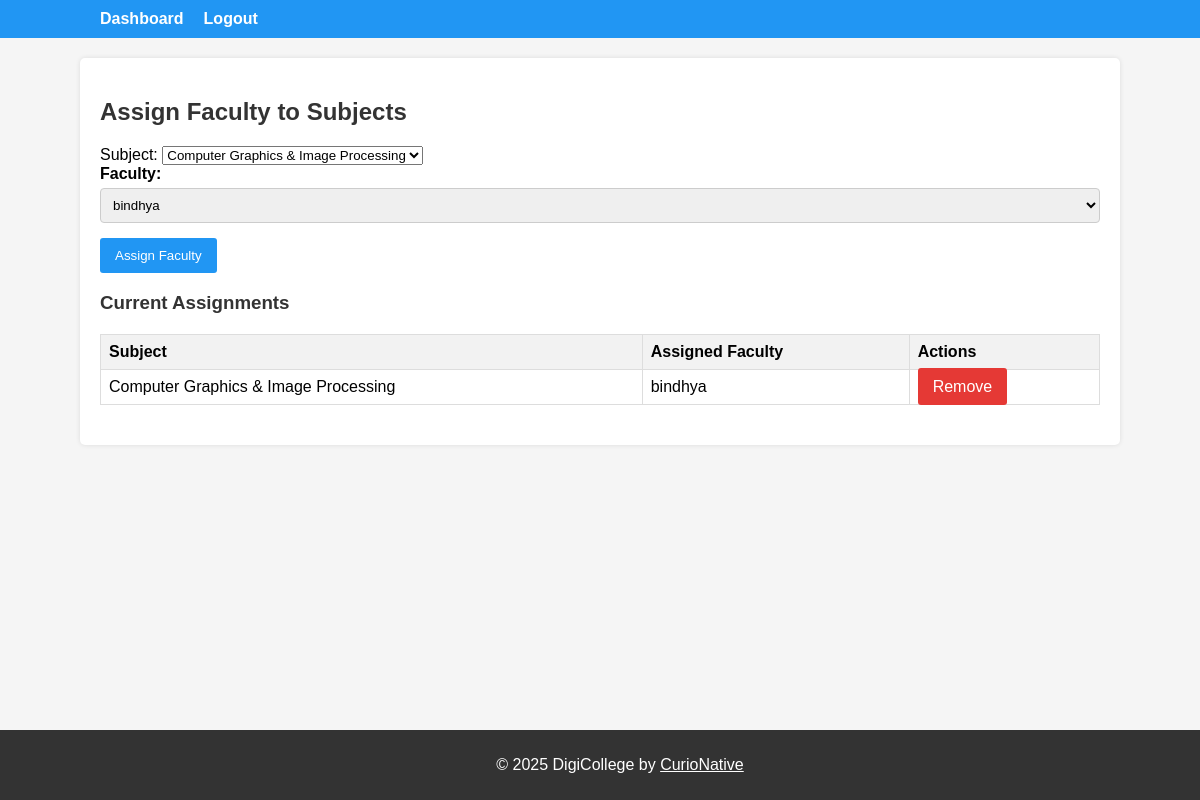
/college/hod/manage-faculty/ (signed in), run on the app's committed database.
### college/models.py (models this page shows, shortened)
class Subject(models.Model):
    name = models.CharField(max_length=100)
    department = models.ForeignKey(Department, on_delete=models.CASCADE)
    faculty = models.ForeignKey(
        CustomUser, on_delete=models.SET_NULL, null=True, blank=True,
        limit_choices_to={'role': 'faculty'},
        help_text="Faculty assigned to teach this subject."
    )

class CustomUser(AbstractUser):
    ROLE_CHOICES = (
        ('faculty', 'Faculty'),
        ('class_advisor', 'Class Advisor'),
        ('hod', 'Head of Department'),
        ('student', 'Student'),
    )
    role = models.CharField(max_length=20, choices=ROLE_CHOICES, blank=True)
    department = models.ForeignKey(
        Department, on_delete=models.SET_NULL, null=True, blank=True,
        help_text="Department to which the user belongs. (Required for students)"
    )
    semester = models.PositiveSmallIntegerField(
        null=True, blank=True, help_text="Semester number for student (1-8)"
    )

### college/views.py (the view)
# urls.py: path('hod/manage-faculty/', views.manage_faculty, name='manage_faculty'),
@login_required
def manage_faculty(request):
    if request.method == 'POST':
        return render(request, 'college/hod/manage_faculty.html', {'message': 'Faculty assigned successfully!'})
    context = {
        'subjects': Subject.objects.all(),
        'faculty_list': CustomUser.objects.filter(role='faculty')
    }
    return render(request, 'college/hod/manage_faculty.html', context)

### college/templates/college/hod/manage_faculty.html (shortened to what this page needs)
{% extends "college/base.html" %}
{% block content %}
<div class="manage-faculty">
  <h2>Assign Faculty to Subjects</h2>
  <form method="post">
    <div>
      <label for="subject">Subject:</label>
      <select name="subject" id="subject" required>
        {% for subject in subjects %}
          <option value="{{ subject.id }}">{{ subject.name }}</option>
        {% endfor %}
      </select>
    </div>
    <div class="form-group">
      <label for="faculty">Faculty:</label>
      <select name="faculty" id="faculty" required>
        {% for faculty in faculty_list %}
          <option value="{{ faculty.id }}">{{ faculty.username }}</option>
        {% endfor %}
      </select>
    </div>
    <div>
      <button type="submit" class="btn">Assign Faculty</button>
    </div>
  </form>
  <h3>Current Assignments</h3>
  <table>
    <thead>
      <tr>
        <th>Subject</th>
        <th>Assigned Faculty</th>
        <th>Actions</th>
      </tr>
    </thead>
    <tbody>
      {% for subject in subjects %}
        {% if subject.faculty %}
          <tr>
            <td>{{ subject.name }}</td>
            <td>{{ subject.faculty.username }}</td>
            <td>
              <a href="{% url 'remove_faculty_assignment' subject.id %}" class="btn" style="background: #e53935;">Remove</a>
            </td>
          </tr>
        {% endif %}
      {% endfor %}
    </tbody>
  </table>
</div>
{% endblock %}

### college/templates/college/base.html (style rules this page uses)
body { font-family: Arial, sans-serif; margin: 0; padding: 0; background: #f5f5f5; }
.btn { background: #2196F3; color: #fff; padding: 10px 15px; border: none; border-radius: 3px; cursor: pointer; text-decoration: none; }
.form-group { margin-bottom: 15px; }
.form-group label { display: block; font-weight: bold; margin-bottom: 5px; }
.form-group input, .form-group select, .form-group textarea { width: 100%; padding: 8px; border: 1px solid #ccc; border-radius: 4px; }
table { width: 100%; border-collapse: collapse; margin: 20px 0; }
table, th, td { border: 1px solid #ddd; }
th, td { padding: 8px; text-align: left; }
th { background-color: #f2f2f2; }
h2, h3 { color: #333; }

### data on the page
Subject: name "Computer Graphics & Image Processing", faculty.username "bindhya"

### other printed values
form field subject "Computer Graphics & Image Processing"
form field faculty "bindhya"
